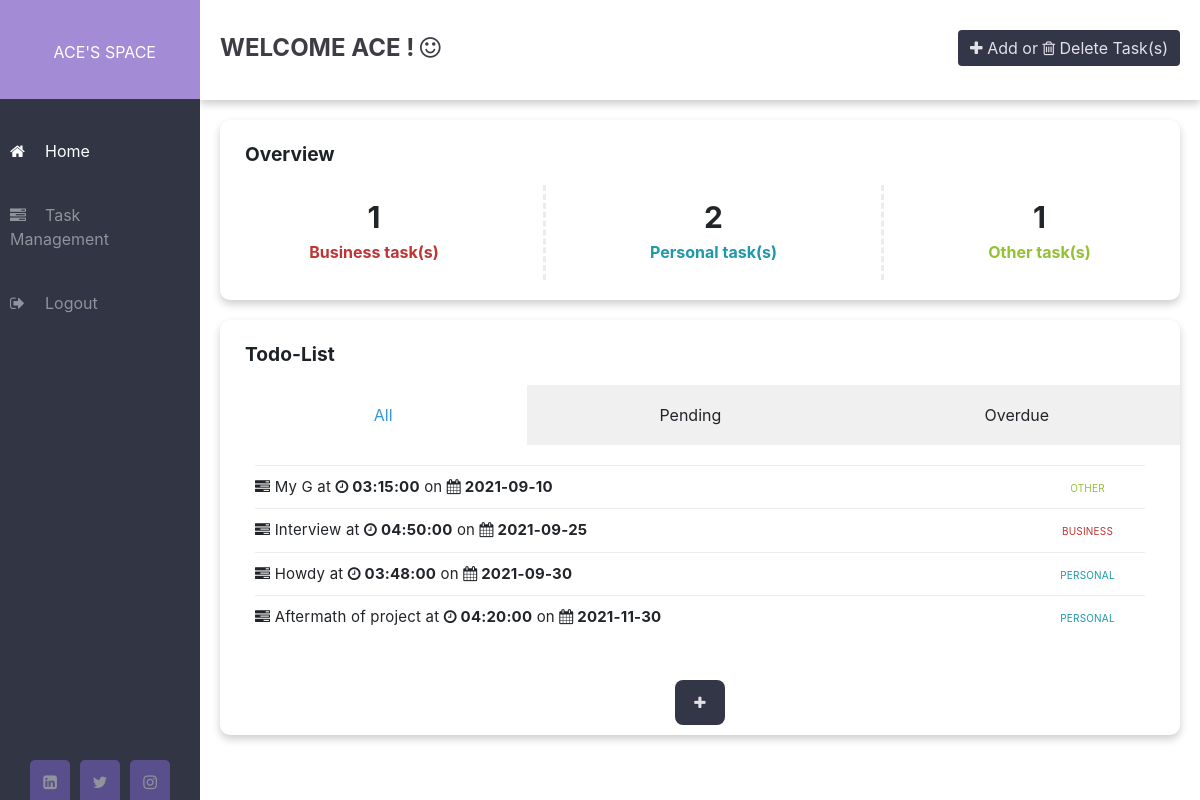
The app's page /home (signed in) with its own data.
### Todolist/auth/models.py (models this page shows, shortened)
class User(UserMixin, db.Model):
    __tablename__ = 'user'
    id = db.Column(db.Integer, primary_key=True)
    username = db.Column(db.String(64), index=True, unique=True)
    email = db.Column(db.String(120), index=True, unique=True)
    password_hash = db.Column(db.String(128))
    todo = db.relationship('Todo', backref='author', lazy='dynamic')

### Todolist/task/models.py (models this page shows, shortened)
class Category(db.Model):
    id = db.Column(db.Integer, primary_key=True)
    name = db.Column(db.String(20))

### Todolist/models.py (models this page shows, shortened)
class Todo(db.Model):
    id = db.Column(db.Integer, primary_key=True)
    title = db.Column(db.String(140))
    date = db.Column(db.Date())
    time = db.Column(db.Time())
    category= db.Column(db.String, db.ForeignKey('category.name'))
    user_id = db.Column(db.Integer, db.ForeignKey('user.id'))

### Todolist/home/views.py (the view)
@home.route('/home')
@login_required
def homepage():
    user = current_user
    todo= Todo.query.filter_by(author=user)
    date= datetime.now()
    now= date.strftime("%Y-%m-%d")
    category1 = Category.query.get(1)
    category2 = Category.query.get(2)
    category3 = Category.query.get(3)
    Task_ID_Business = Todo.query.filter_by(category= "Business", author=user)
    Task_ID_Personal = Todo.query.filter_by(category= "Personal", author=user)
    Task_ID_Other = Todo.query.filter_by(category= "Other", author=user)
    no_of_Task_ID_Business=Task_ID_Business.count()
    no_of_Task_ID_Personal=Task_ID_Personal.count()
    no_of_Task_ID_Other=Task_ID_Other.count()
    return render_template('home/home.html', title='Home Page',
                            todo=todo, no_of_business_tasks=no_of_Task_ID_Business,
                            no_of_other_tasks= no_of_Task_ID_Other,
                            no_of_personal_tasks=no_of_Task_ID_Personal,
                            category_i=category1, category_ii=category2,
                            category_iii=category3, DateNow = now)

### Todolist/auth/models.py (called while the page is built)
@login.user_loader
def load_user(id):
    return User.query.get(int(id))

### Todolist/home/templates/home/home.html (shortened to what this page needs)
{% extends "base.html" %}
{% block content %}
    <div class="main_content">
        <div class="welcome">
                 <span class="welcome-text"> Welcome <span class="user">{{current_user.username }}</span> <span class="exclamation-mark">!</span> <i class="fa fa-smile-o" aria-hidden="true"></i></span>
                {% if no_of_other_tasks > 0 or no_of_business_tasks > 0 or no_of_personal_tasks > 0 %}
                    <div  class="taskAdd">
                            <a href="{{url_for('task.tasks')}}" class="btn btn-primary"> <i class="fa fa-plus icon"></i>  <span class="Add">Add</span> <span class="or">or</span> <i class="fa fa-trash-o icon"></i> <span class="Delete">Delete Task(s)</span> </a>
                    </div>
                {% endif %}
        </div>
        <div class="category-card">
                <p class="heading">Overview</p>
                <div class="row">
                    <div class="category category1">
                        <span id="count"> {{no_of_business_tasks}} </span>
                        <p><strong class="cat1"> {{category_i.name}} task(s)</strong></p>
                    </div>
                    <div class="vl"></div>
                    <div class="category category2">
                        <span id="count"> {{no_of_personal_tasks}} </span>
                        <p><strong class="cat2">{{category_ii.name}} task(s)</strong></p>
                    </div>
                    <div class="vl"></div>
                    <div class="category category3">
                         <span id="count"> {{no_of_other_tasks}} </span>
                        <p><strong class="cat3">{{category_iii.name}} task(s)</strong></p>
                    </div>
                </div>
        </div>
        <div class="task-card">
            <p class="heading">Todo-List</p>
          <div class="tabs effect-1">
			<span>All</span>
			<span>Pending</span>
			<span>Overdue</span>
			<div class="tab-content">
				<section id="tab-item-1">
                    <ul class="taskList">
                        {% for todo in todo %}
                                <li class="currentTaskItem">
                                    <i class="fa fa-tasks" aria-hidden="true"></i>
                                    <span  id=TaskDone class="complete- taskDone">{{ todo.title }}</span>
                                    <span class="taskDone" >at</span>
                                    <strong class="taskDone"><i class="fa fa-clock-o"></i> {{ todo.time }}</strong>
                                    <span class="taskDone" >on</span>
                                    <strong class=" taskDatee taskDone"><i class="fa fa-calendar"></i> {{ todo.date }}</strong>
                                    <span class="categoryy-{{ todo.category }}">{{ todo.category }}</span>
                                </li>
                        {% endfor %}
                    </ul>
				</section>
			</div>
          </div>
            {% if no_of_other_tasks > 0 or no_of_business_tasks > 0 or no_of_personal_tasks > 0 %}
            <div  class="Addtask">
                <a href="{{url_for('task.tasks')}}" class="btn btn-primary"> <i class="fa fa-plus icon"></i>   </a>
            </div>
            {% endif %}
        </div>
   </div>
{% endblock content %}

### Todolist/templates/base.html (shortened to what this page needs)
<!doctype html>
<html>
    <head>
      <link rel= "stylesheet" type= "text/css" href= "{{ url_for('static', filename='styles.css') }}">
      <link rel="stylesheet" href="https://maxcdn.bootstrapcdn.com/bootstrap/4.0.0-beta/css/bootstrap.min.css">
      <link rel="stylesheet" type="text/css" href="https://maxcdn.bootstrapcdn.com/font-awesome/4.7.0/css/font-awesome.min.css">
    </head>
    <body>
        {% if request.url_rule.endpoint != 'index' %}
            {% if request.url_rule.endpoint != 'auth.login' %}
                {% if request.url_rule.endpoint != 'auth.register' %}
        <div class="wrapper">
                {% endif %}
            {% endif %}
        {% endif %}
        {% if request.url_rule.endpoint != 'index' %}
            {% if request.url_rule.endpoint != 'auth.login' %}
                {% if request.url_rule.endpoint != 'auth.register' %}
                    {% include 'sidebar.html' %}
                {% endif %}
            {% endif %}
        {% endif %}
        {% block content %} {% endblock content%}
        </div>
    </body>
</html>

### Todolist/templates/sidebar.html (shortened to what this page needs)
<div id="mySidebar" class="sidebar">
  <div class="top-sidebar">
    &nbsp;{{current_user.username}}'s Space
  </div>
  <ul>
    <li><a class=" {% if request.url_rule.endpoint == 'home.homepage' %} active {% endif %}" href="{{url_for('home.homepage')}}"><i class="fa fa-home"></i>Home</a></li>
    <li><a class=" {% if request.url_rule.endpoint == 'task.tasks' %} active {% endif %}" href="{{url_for('task.tasks')}}"><i class="fa fa-tasks"></i>Task Management</a></li>
    <li><a href="{{url_for('auth.logout')}}"><i class="fa fa-sign-out"></i>Logout</a></li>
  </ul>
  <div class="social_media">
    <a href="https://www.linkedin.com/in/faruq-abdulsalam-b2847b160/"><i class="fa fa-linkedin-square"></i></a>
    <a href="https://twitter.com/_Ace_II/"><i class="fa fa-twitter"></i></a>
    <a href="https://www.instagram.com/faruq.t/"><i class="fa fa-instagram"></i></a>
  </div>
</div>

### records on screen
User: username "ACE"
Category: name "Business"
Category: name "Personal"
Category: name "Other"
Todo: title "My G", time "03:15:00", date "2021-09-10", category "OTHER"
Todo: title "Interview", time "04:50:00", date "2021-09-25", category "BUSINESS"
Todo: title "Howdy", time "03:48:00", date "2021-09-30", category "PERSONAL"
Todo: title "Aftermath of project", time "04:20:00", date "2021-11-30", category "PERSONAL"

### other values on screen
{{ no_of_business_tasks }} "1"
{{ no_of_personal_tasks }} "2"
{{ no_of_other_tasks }} "1"
